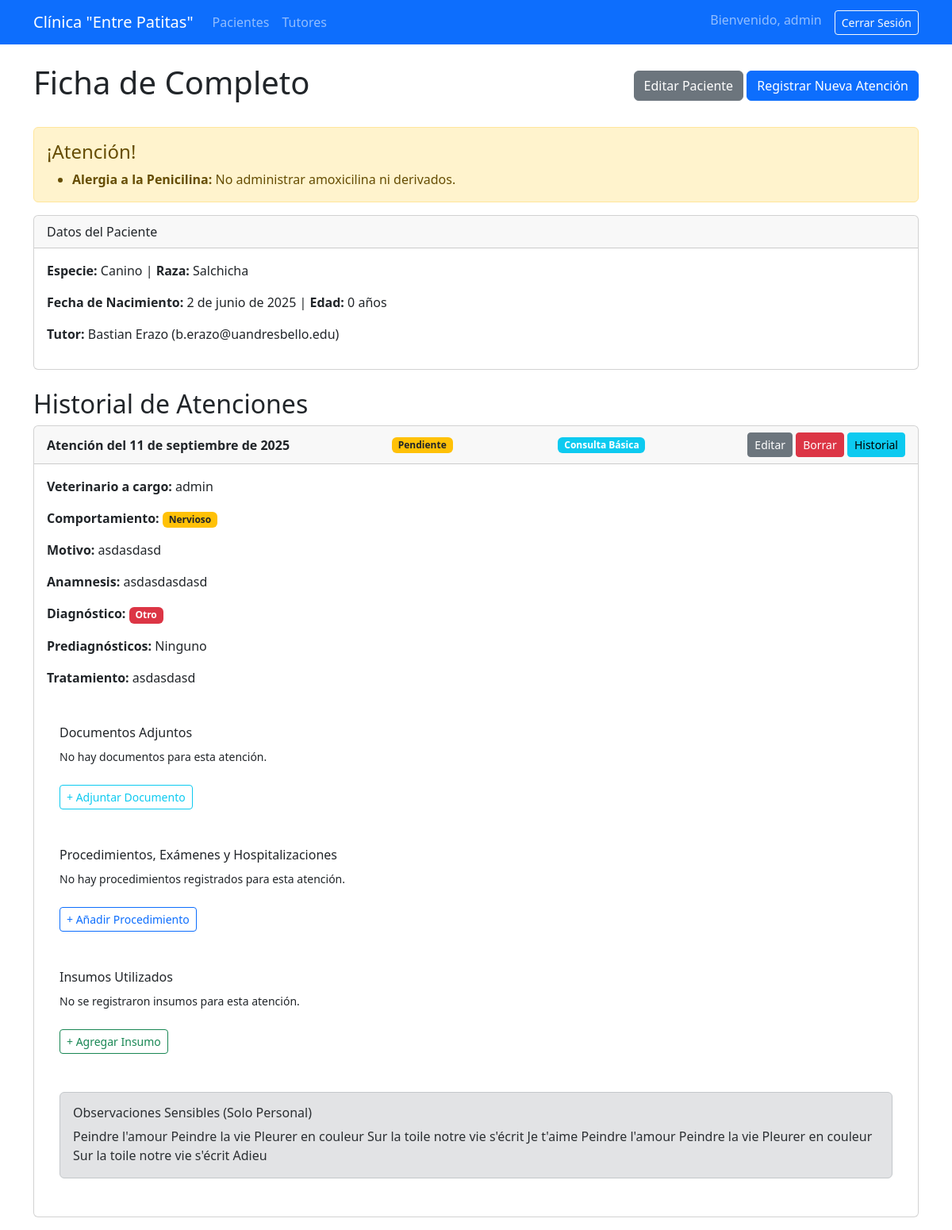
/gestion/pacientes/2/ (signed in), run on the app's committed database.
### gestion/models.py (models this page shows, shortened)
class Paciente(models.Model):
    nombre = models.CharField(max_length=50)
    especie = models.CharField(max_length=50)
    raza = models.CharField(max_length=50)
    sexo = models.CharField(max_length=10)
    fecha_nacimiento = models.DateField()
    microchip_tatuaje = models.CharField(max_length=50, blank=True, null=True)
    alertas = models.ManyToManyField(AlertaClinica, blank=True, verbose_name="Alertas Clinicas")
    tutor = models.ForeignKey(Tutor, on_delete=models.CASCADE, related_name='pacientes')
    @property
    def edad(self):
        hoy = date.today()
        if self.fecha_nacimiento:
            edad_calculada = hoy.year - self.fecha_nacimiento.year
            if (hoy.month, hoy.day) < (self.fecha_nacimiento.month, self.fecha_nacimiento.day):
                edad_calculada -= 1
            return edad_calculada
        return None

class AlertaClinica(models.Model):
    CATEGORIA_CHOICES = [
        ('Alergia', 'Alergia'),
        ('Condición Crónica', 'Condición Crónica'),
        ('Comportamiento', 'Comportamiento'),
        ('Manejo Específico', 'Manejo Específico'),
    ]
    nombre = models.CharField(max_length=100, unique=True)
    descripcion = models.TextField(blank=True, null=True, help_text="Descripcion de la alerta y qué implica.")
    categoria = models.CharField(max_length=50, choices=CATEGORIA_CHOICES, default='Manejo Específico')
    NIVEL_SEVERIDAD_CHOICES = [
        ('Alta', 'Alta (Roja)'),
        ('Media', 'Media (Naranja)'),
        ('Baja', 'Baja (Azul)'),
    ]
    severidad = models.CharField(max_length=10, choices=NIVEL_SEVERIDAD_CHOICES, default='Baja')

class Tutor(models.Model):
    nombre_completo = models.CharField(max_length=100)
    rut = models.CharField(max_length=12, unique=True)
    direccion = models.CharField(max_length=200)
    telefono = models.CharField(max_length=15)
    email = models.EmailField(unique=True)

class AtencionMedica(models.Model):
    ESTADO_CHOICES = [
        ('Pendiente', 'Pendiente'),
        ('Completa', 'Completa'),
    ]
    TIPO_ATENCION_CHOICES = [
        ('Clínica', 'Clínica Veterinaria'),
        ('Club', 'Club Entre Patitas')
    ]
    TIPO_VISITA_CHOICES = [
        ('Consulta', 'Consulta Básica'),
        ('Urgencia', 'Urgencia'),
        ('Domicilio', 'Visita a Domicilio'),
    ]
    ESTADO_EMOCIONAL_CHOICES = [
        ('Tranquilo', 'Tranquilo'),
        ('Nervioso', 'Nervioso'),
        ('Agresivo', 'Agresivo'),
    ]
    ficha_clinica = models.ForeignKey(FichaClinica, on_delete=models.CASCADE, related_name='atenciones')
    fecha_atencion = models.DateTimeField(auto_now_add=True)
    veterinario = models.ForeignKey(User, on_delete=models.SET_NULL, null=True)
    tipo_atencion = models.CharField(max_length=10, choices=TIPO_ATENCION_CHOICES)
    tipo_visita = models.CharField(max_length=20, choices=TIPO_VISITA_CHOICES)
    motivo_consulta = models.TextField(help_text="Debe tener un mínimo de 10 caracteres.")
    anamnesis = models.TextField(verbose_name="Anamnesis (antecedentes previos y actuales)")
    diagnosticos = models.ManyToManyField(Diagnostico, related_name='atenciones', blank=True, verbose_name="Diagnósticos")
    prediagnosticos = models.ManyToManyField(Diagnostico, related_name='atenciones_prediagnostico', blank=True, verbose_name="Prediagnósticos (Opcional)")
    tratamiento = models.TextField()
    estado_emocional = models.CharField(max_length=20, choices=ESTADO_EMOCIONAL_CHOICES, blank=True, null=True, verbose_name="Comportamiento del Paciente")
    estado = models.CharField(max_length=20, choices=ESTADO_CHOICES, default='Pendiente', verbose_name="Estado de la Ficha")
    esta_cerrada = models.BooleanField(default=False)
    notas_hospitalizacion = models.TextField(blank=True, null=True, help_text="Notas específicas de la hospitalización")
    jaula_numero = models.CharField(max_length=10, blank=True, null=True, verbose_name="Número de Jaula")
    fecha_egreso = models.DateTimeField(blank=True, null=True, verbose_name="Fecha de Egreso")
    observaciones_sensibles = models.TextField(blank=True, null=True, verbose_name="Observaciones Médicas Sensibles (Solo personal)", help_text="Estas notas no serán visibles para el tutor.")
    history = HistoricalRecords()

class Diagnostico(models.Model):
    nombre = models.CharField(max_length=100, unique=True)
    descripcion = models.TextField(blank=True, null=True)

### gestion/views.py (the view)
# urls.py: path('pacientes/<int:paciente_id>/', views.detalle_paciente, name='detalle_paciente'),
@login_required
def detalle_paciente(request, paciente_id):
    paciente = get_object_or_404(Paciente, pk=paciente_id)
    try:
        ficha = FichaClinica.objects.get(paciente=paciente)
        atenciones = AtencionMedica.objects.filter(ficha_clinica=ficha).order_by('-fecha_atencion')
    except FichaClinica.DoesNotExist:
        ficha = None
        atenciones = []
    contexto = {
        'paciente': paciente,
        'ficha': ficha,
        'atenciones': atenciones,
    }
    return render(request, 'gestion/detalle_paciente.html', contexto)

### gestion/templates/gestion/detalle_paciente.html (shortened to what this page needs)
{% extends 'gestion/base.html' %}
{% block content %}
    <div class="d-flex justify-content-between align-items-center mb-4">
        <h1>Ficha de {{ paciente.nombre }}</h1>
        <div>
            <a href="{% url 'editar_paciente' paciente.id %}" class="btn btn-secondary">Editar Paciente</a>
            <a href="{% url 'seleccionar_tipo_atencion' paciente.id %}" class="btn btn-primary">Registrar Nueva Atención</a>
        </div>
    </div>
        {% if paciente.alertas.all %}
            <div class="alert alert-warning" role="alert">
                <h4 class="alert-heading">¡Atención!</h4>
                <ul class="mb-0">
                {% for alerta in paciente.alertas.all %}
                    <li>
                        <strong>{{ alerta.nombre }}:</strong> {{ alerta.descripcion|default:"Sin descripción." }}
                    </li>
                {% endfor %}
                </ul>
            </div>
        {% endif %}
    <div class="card mb-4">
        <div class="card-header">Datos del Paciente</div>
        <div class="card-body">
            <p><strong>Especie:</strong> {{ paciente.especie }} | <strong>Raza:</strong> {{ paciente.raza }}</p>
            <p><strong>Fecha de Nacimiento:</strong> {{ paciente.fecha_nacimiento }} | <strong>Edad:</strong> {{ paciente.edad }} años</p>
            <p><strong>Tutor:</strong> {{ paciente.tutor.nombre_completo }} ({{ paciente.tutor.email }})</p>
        </div>
    </div>
    <h2>Historial de Atenciones</h2>
    {% for atencion in atenciones %}
        <div class="card mb-3">
            <div class="card-header d-flex justify-content-between align-items-center">
                <strong>Atención del {{ atencion.fecha_atencion.date }}</strong>
                {% if atencion.estado == 'Completa' %}
                    <span class="badge bg-success">{{ atencion.estado }}</span>
                {% else %}
                    <span class="badge bg-warning text-dark">{{ atencion.estado }}</span>
                {% endif %}
                <span class="badge bg-info ms-1">{{ atencion.get_tipo_visita_display }}</span>
                <div>
                    {% if atencion.esta_cerrada %}
                        <span class="badge bg-success">Ficha Cerrada</span>
                    {% else %}
                        <a href="{% url 'editar_atencion' paciente.id atencion.id %}" class="btn btn-secondary btn-sm">Editar</a>
                        <a href="{% url 'borrar_atencion' paciente.id atencion.id %}" class="btn btn-danger btn-sm">Borrar</a>
                    {% endif %}
                    <a href="{% url 'ver_historial_atencion' atencion.id %}" class="btn btn-info btn-sm">Historial</a>
                </div>
            </div>
            <div class="card-body">
                <p><strong>Veterinario a cargo:</strong> {{ atencion.veterinario.username|default:"No asignado" }}</p>
                {% if atencion.estado_emocional %}
                    <p><strong>Comportamiento:</strong>
                        {% if atencion.estado_emocional == 'Agresivo' %}
                            <span class="badge bg-danger">{{ atencion.estado_emocional }}</span>
                        {% elif atencion.estado_emocional == 'Nervioso' %}
                            <span class="badge bg-warning text-dark">{{ atencion.estado_emocional }}</span>
                        {% else %}
                            <span class="badge bg-secondary">{{ atencion.estado_emocional }}</span>
                        {% endif %}
                    </p>
                {% endif %}
                <p><strong>Motivo:</strong> {{ atencion.motivo_consulta }}</p>
                <p><strong>Anamnesis:</strong> {{ atencion.anamnesis }}</p>
                <p><strong>Diagnóstico:</strong>
                    {% for diag in atencion.diagnosticos.all %}
                        <span class="badge bg-danger">{{ diag.nombre }}</span>
                    {% empty %}
                        Ninguno
                    {% endfor %}
                </p>
                <p><strong>Prediagnósticos:</strong>
                    {% for prediag in atencion.prediagnosticos.all %}
                        <span class="badge bg-warning text-dark">{{ prediag.nombre }}</span>
                    {% empty %}
                        Ninguno
                    {% endfor %}
                </p>
                <p><strong>Tratamiento:</strong> {{ atencion.tratamiento }}</p>
                <div class="card-body">
                    <div class="mt-3">
                        <h6>Documentos Adjuntos</h6>
                        {% if atencion.documentos.all %}
                            <ul class="list-group list-group-flush">
                            {% for doc in atencion.documentos.all %}
                                <li class="list-group-item">
                                    <a href="{{ doc.archivo.url }}" target="_blank">{{ doc.titulo }}</a>
                                    <small class="text-muted"> (Subido el: {{ doc.fecha_subida }})</small>
                                </li>
                            {% endfor %}
                            </ul>
                        {% else %}
                            <p><small>No hay documentos para esta atención.</small></p>
                        {% endif %}
                        <a href="{% url 'adjuntar_documento' atencion.id %}" class="btn btn-outline-info btn-sm mt-2">+ Adjuntar Documento</a>
                    </div>
                </div>
                <div class="card-body">
                    <div class="mt-3">
                        <h6>Procedimientos, Exámenes y Hospitalizaciones</h6>
                        {% if atencion.procedimientos.all %}
                            <ul class="list-group list-group-flush">
                            {% for procedimiento in atencion.procedimientos.all %}
                                <li class="list-group-item">
                                    <strong>{{ procedimiento.get_tipo_display }}:</strong>
                                    {% if procedimiento.tipo == 'Cirugía' and procedimiento.tipo_cirugia %}
                                        <span class="badge bg-secondary">{{ procedimiento.get_tipo_cirugia_display }}</span>
                                    {% endif %}
                                    {{ procedimiento.descripcion }}
                                    <small class="text-muted">
                                        (Inicio: {{ procedimiento.fecha_inicio }}
                                        {% if procedimiento.fecha_fin %}
                                            - Fin: {{ procedimiento.fecha_fin }}
                                        {% endif %})
                                    </small>
                                </li>
                            {% endfor %}
                            </ul>
                        {% else %}
                            <p><small>No hay procedimientos registrados para esta atención.</small></p>
                        {% endif %}
                        <a href="{% url 'crear_procedimiento' atencion.id %}" class="btn btn-outline-primary btn-sm mt-2">+ Añadir Procedimiento</a>
                    </div>
                </div>
                <div class="card-body">
                    <div class="mt-3">
                        <h6>Insumos Utilizados</h6>
                        {% if atencion.insumos_utilizados.all %}
                            <table class="table table-sm table-bordered">
                                <thead>
                                    <tr>
                                        <th>Insumo</th>
                                        <th>Cantidad</th>
                                        <th>Costo Unitario</th>
                                        <th>Costo Total</th>
                                    </tr>
                                </thead>
                                <tbody>
                                {% for item in atencion.insumos_utilizados.all %}
                                    <tr>
                                        <td>{{ item.insumo.nombre }}</td>
                                        <td>{{ item.cantidad }}</td>
                                        <td>${{ item.insumo.costo }}</td>
                                        <td>${{ item.costo_total }}</td>
                                    </tr>
                                {% endfor %}
                                </tbody>
                            </table>
                        {% else %}
                            <p><small>No se registraron insumos para esta atención.</small></p>
                        {% endif %}
                        <a href="{% url 'agregar_insumo' atencion.id %}" class="btn btn-outline-success btn-sm mt-2">+ Agregar Insumo</a>
                    </div>
                </div>
                <div class="card-body">
                    {% if user.is_staff and atencion.observaciones_sensibles %}
                        <div class="alert alert-secondary mt-3">
                            <h6 class="alert-heading">Observaciones Sensibles (Solo Personal)</h6>
                            <p class="mb-0">{{ atencion.observaciones_sensibles }}</p>
                        </div>
                    {% endif %}
                </div>
            </div>
        </div>
    {% empty %}
        <div class="alert alert-info">No hay atenciones registradas.</div>
    {% endfor %}
{% endblock %}

### gestion/templates/gestion/base.html (shortened to what this page needs)
{% load static %}
<!doctype html>
<html lang="es">
<head>
    <link href="https://cdn.jsdelivr.net/npm/bootstrap@5.3.3/dist/css/bootstrap.min.css" rel="stylesheet">
</head>
<body>
    <nav class="navbar navbar-expand-lg navbar-dark bg-primary">
        <div class="container">
            <a class="navbar-brand" href="{% url 'lista_pacientes' %}">Clínica "Entre Patitas"</a>
            <div class="collapse navbar-collapse">
                <ul class="navbar-nav me-auto mb-2 mb-lg-0">
                    <li class="nav-item">
                        <a class="nav-link" href="{% url 'lista_pacientes' %}">Pacientes</a>
                    </li>
                    <li class="nav-item">
                        <a class="nav-link" href="{% url 'lista_tutores' %}">Tutores</a>
                    </li>
                </ul>
                <ul class="navbar-nav ms-auto mb-2 mb-lg-0">
                    {% if user.is_authenticated %}
                        <li class="nav-item">
                            <span class="navbar-text">
                                Bienvenido, {{ user.username }}
                            </span>
                        </li>
                        <li class="nav-item ms-3">
                            <form action="{% url 'logout' %}" method="post" class="d-inline">
                                    <button type="submit" class="btn btn-outline-light btn-sm">Cerrar Sesión</button>
                            </form>
                        </li>
                    {% else %}
                        <li class="nav-item">
                            <a href="{% url 'login' %}" class="btn btn-outline-light btn-sm">Iniciar Sesión</a>
                        </li>
                    {% endif %}
                </ul>
            </div>
        </div>
    </nav>
    <main class="container mt-4">
        {% block content %}
        {% endblock %}
    </main>
</body>
</html>

### data on the page
Paciente: nombre "Completo", especie "Canino", raza "Salchicha", fecha_nacimiento "2 de junio de 2025", edad "0", tutor.nombre_completo "Bastian Erazo", tutor.email "b.erazo@uandresbello.edu"
AlertaClinica: nombre "Alergia a la Penicilina", descripcion "No administrar amoxicilina ni derivados."
AtencionMedica: fecha_atencion "11 de septiembre de 2025", estado "Pendiente", tipo_visita "Consulta Básica", esta_cerrada "Editar", veterinario.username "admin", estado_emocional "Nervioso", motivo_consulta "asdasdasd", anamnesis "asdasdasdasd", tratamiento "asdasdasd", shows "No hay documentos para esta atención.", shows "No hay procedimientos registrados para esta atención.", shows "No se registraron insumos para esta atención.", observaciones_sensibles "Peindre l'amour Peindre la vie Pleurer en couleur Sur la toile notre vie s'écrit Je t'aime Peindre l'amour Peindre la vie Pleurer en couleur Sur la toile notre vie s'écrit Adieu"
Diagnostico: nombre "Otro"

### other printed values
{{ user.username }} "admin"
